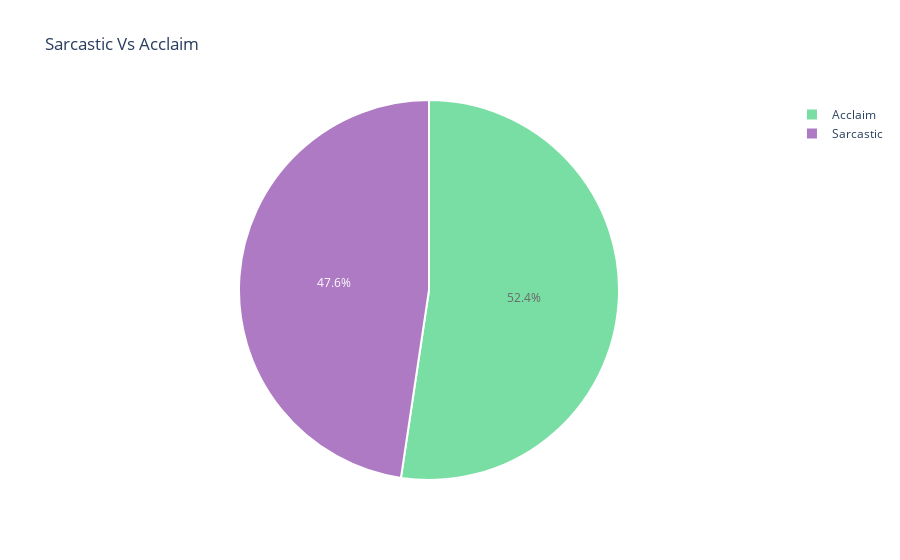

Notebook code cell kept with this figure:
### Markdown cell above
**Pie Chart to show number of sarcastic and acclaim headlines**

### Code cell
sar_acc_tar = sar_acc['is_sarcastic'].value_counts()
labels = ['Acclaim', 'Sarcastic']
sizes = (np.array((sar_acc_tar / sar_acc_tar.sum())*100))
colors = ['#58D68D', '#9B59B6']

trace = go.Pie(labels=labels, values=sizes, opacity = 0.8, hoverinfo='label+percent',
               marker=dict(colors=colors, line=dict(color='#FFFFFF', width=2)))
layout = go.Layout(
    title='Sarcastic Vs Acclaim'
)
data = [trace]
fig = go.Figure(data=data, layout=layout)
iplot(fig, filename="Sa_Ac")

### Figure 1 — Plotly figure (JSON) as saved in the notebook; plotly's stock layout.template omitted (floating-point values rounded to 4 significant figures)
{"data": [{"hoverinfo": "label+percent", "labels": ["Acclaim", "Sarcastic"], "marker": {"colors": ["#58D68D", "#9B59B6"], "line": {"color": "#FFFFFF", "width": 2}}, "opacity": 0.8, "type": "pie", "values": [52.36, 47.64]}], "layout": {"title": {"text": "Sarcastic Vs Acclaim"}}}
